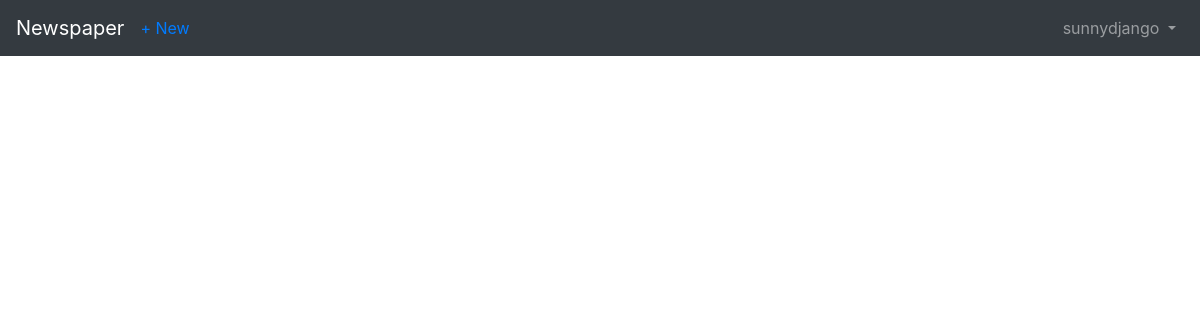
Page /articles/ (signed in) on the earlier database version.
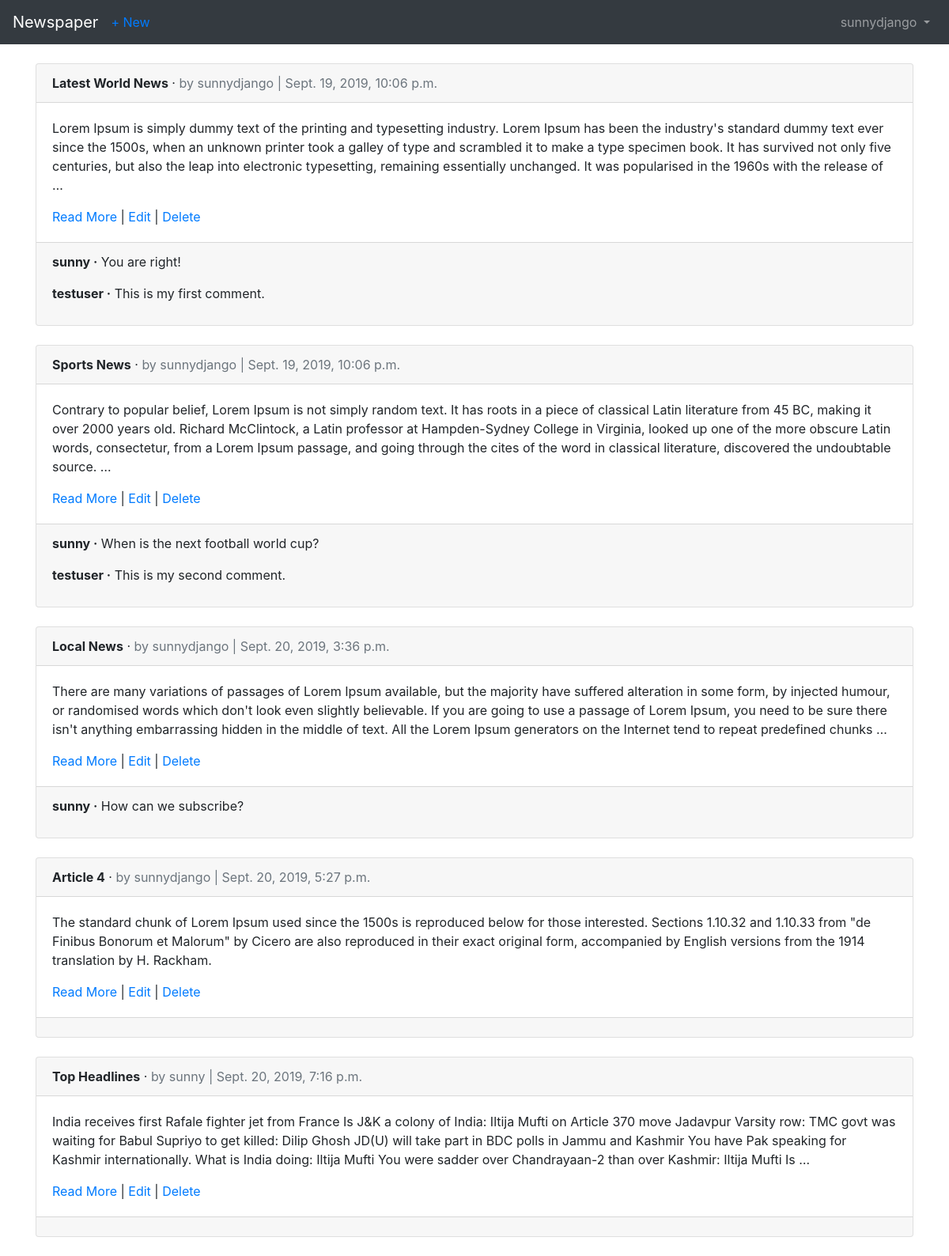
Same page on the later database version.
### users/models.py (models this page shows)
class CustomUser(AbstractUser):
    age = models.PositiveIntegerField(null=True, blank=True)

### articles/models.py (models this page shows, shortened)
class Article(models.Model):
    title = models.CharField(max_length=255)
    body = models.TextField()
    date = models.DateTimeField(auto_now_add=True)
    author = models.ForeignKey(
            get_user_model(),
            on_delete=models.CASCADE,
    )

class Comment(models.Model):
    article = models.ForeignKey(
            Article,
            on_delete=models.CASCADE,
            related_name='comments',
    )
    comment = models.CharField(max_length=150)
    author = models.ForeignKey(
            get_user_model(),
            on_delete=models.CASCADE,
    )
    def __str__(self):
        return self.comment

### articles/views.py (the view)
# urls.py: path('', ArticleListView.as_view(), name='article_list'),
class ArticleListView(LoginRequiredMixin, ListView):
    model = Article
    template_name = 'article_list.html'
    login_url = 'login'

### templates/article_list.html (shortened to what this page needs)
{% extends 'base.html' %}
{% block content %}
{% for article in object_list %}
	<div class="card">
	<div class="card-header">
	<span class="font-weight-bold">{{ article.title }}</span> &middot;
	<span class="text-muted">by {{ article.author }} |
	{{ article.date }}</span>
	</div>
	<div class="card-body">
	<p>{{ article.body|truncatewords:70 }}</p>
	<a href="{% url 'article_detail' article.pk %}">Read More</a> | <a href="{% url 'article_edit' article.pk %}">Edit</a> |  <a href="{% url 'article_delete' article.pk %}">Delete</a>
	</div>
	<div class="card-footer">
	{% for comment in article.comments.all %}
		 <p>
		 <span class="font-weight-bold">{{ comment.author }} &middot;</span>
		 {{ comment }}
		 </p>
	{% endfor %}
	</div>
	</div>
	<br/>
{% endfor %}
{% endblock content %}

### templates/base.html (shortened to what this page needs)
<!doctype html>
<html lang="en">
<head>
<link rel="stylesheet" href="https://stackpath.bootstrapcdn.com/bootstrap/4.1.3/css/bootstrap.min.css">
</head>
<body>
<nav class="navbar navbar-expand-md navbar-dark bg-dark mb-4">
<a class="navbar-brand" href="{% url 'home' %}">Newspaper</a>
{% if user.is_authenticated %}
<ul class="navbar-nav mr-auto">
<li class="nav-item"><a href="{% url 'article_new' %}">+ New</a></li>
</ul>
{% endif %}
<div class="collapse navbar-collapse" id="navbarCollapse">
{% if user.is_authenticated %}
<ul class="navbar-nav ml-auto">
<li class="nav-item">
<a class="nav-link dropdown-toggle" href="#" id="userMenu"
data-toggle="dropdown" aria-haspopup="true"
aria-expanded="false">
{{ user.username }}
</a>
</li>
</ul>
{% endif %}
</div>
</nav>
<div class="container">
{% block content %}
{% endblock content %}
</div>
</body>
</body>
</html>

Differences in the rows shown:
added Article: title "Latest World News", author "sunnydjango", date "Sept. 19, 2019, 10:06 p.m.", body "Lorem Ipsum is simply dummy text of the printing and typesetting industry. Lorem Ipsum has been the industry's standard dummy text ever since the 1500s, when an unknown printer took a galley of type and scrambled it to make a type specimen book. It has survived not only five centuries, but also the leap into electronic typesetting, remaining essentially unchanged. It was popularised in the 1960s with the release of …"
added Comment: author "sunny", comment "You are right!", shown under "Latest World News"
added Comment: author "testuser", comment "This is my first comment.", shown under "Latest World News"
added Article: title "Sports News", author "sunnydjango", date "Sept. 19, 2019, 10:06 p.m.", body "Contrary to popular belief, Lorem Ipsum is not simply random text. It has roots in a piece of classical Latin literature from 45 BC, making it over 2000 years old. Richard McClintock, a Latin professor at Hampden-Sydney College in Virginia, looked up one of the more obscure Latin words, consectetur, from a Lorem Ipsum passage, and going through the cites of the word in classical literature, discovered the undoubtable source. …"
added Comment: author "sunny", comment "When is the next football world cup?", shown under "Sports News"
added Comment: author "testuser", comment "This is my second comment.", shown under "Sports News"
added Article: title "Local News", author "sunnydjango", date "Sept. 20, 2019, 3:36 p.m.", body "There are many variations of passages of Lorem Ipsum available, but the majority have suffered alteration in some form, by injected humour, or randomised words which don't look even slightly believable. If you are going to use a passage of Lorem Ipsum, you need to be sure there isn't anything embarrassing hidden in the middle of text. All the Lorem Ipsum generators on the Internet tend to repeat predefined chunks …"
added Comment: author "sunny", comment "How can we subscribe?", shown under "Local News"
added Article: title "Article 4", author "sunnydjango", date "Sept. 20, 2019, 5:27 p.m.", body "The standard chunk of Lorem Ipsum used since the 1500s is reproduced below for those interested. Sections 1.10.32 and 1.10.33 from \"de Finibus Bonorum et Malorum\" by Cicero are also reproduced in their exact original form, accompanied by English versions from the 1914 translation by H. Rackham."
added Article: title "Top Headlines", author "sunny", date "Sept. 20, 2019, 7:16 p.m.", body "India receives first Rafale fighter jet from France Is J&K a colony of India: Iltija Mufti on Article 370 move Jadavpur Varsity row: TMC govt was waiting for Babul Supriyo to get killed: Dilip Ghosh JD(U) will take part in BDC polls in Jammu and Kashmir You have Pak speaking for Kashmir internationally. What is India doing: Iltija Mufti You were sadder over Chandrayaan-2 than over Kashmir: Iltija Mufti Is …"
